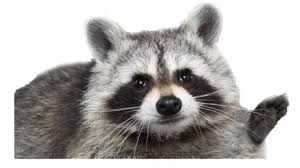
#> input picture study/day21/image.png, 300 x 168 px
$ jupyter execute main.ipynb
#> lines starting #> are read from the running program, lines starting #| are printed output that depends on the picture; after the words box and inside, x2 and y2 are one past the last pixel; in counts of white or black regions, pixels touching at a corner belong together
[cell 1]
import numpy as np
import matplotlib.pyplot as plt

plt.rc('font', family='AppleGothic')

[cell 2]
### 미분
import numpy as np
import matplotlib.pyplot as plt
def numerical_derivative(f, x, h=1e-7): # 1e-7: 10^-7 (아주 작은 변화량)
    """
    수치적 미분 계산
    f: 함수
    x: 미분할 점
    h: 아주 작은 변화량
    """
    return (f(x+h) - f(x)) / h
    # 위 식은 전진 차분으로, 수치 계산에서는 중앙 자분을 사용하는 것이 더 정확함
    # 중앙 차분: 양쪽 점에서의 값을 사용하여 미분을 계산하는 방법
    # 중앙 차분식: (f(x+h)-f(x-h)) / (2h)

def derivative_definition_demo():
    """미분의 정의를 이용한 극한 계산 시연"""
    # 함수 정의: f(x) = x ^ 2
    def f(x):
        return x**2
    # x = 2 에서의 미분값 계산
    a = 2
    h_values = [1, 0.1, 0.01, 0.001, 0.0001, 0.00001]

    print("미분의 정의: f' (2) = lim h→0] [f(2+h) - f(2)] / h")
    print("함수: f(x) = x^2")

    for h in h_values:
        #[f(a+h) f(a)] / h 계산
        diff_quotient = numerical_derivative(f, a, h)
        #할선의 기울기
        #할선: 곡선의 두 점을 잇는 직선
        print(f"h = {h:8.5f}: [f(2+{h}) - f(2)] / {h} = {diff_quotient:.6f}")

    # 해석적 미분값(정확한 값)
    analytical_derivative = 2 * a #f(x) = x²의 도함수는 2x
    print(f"\n정확한 미분값: f'(2) = {analytical_derivative}")

    #수치적 미분값
    numerical_result = numerical_derivative(f, a)
    print(f"수치적 미분값: f'(2) = {numerical_result:.6f}")

    return h_values, [f(a + h) for h in h_values]

def plot_derivative_concept():
    """미분의 기하학적 의미 시각화"""

    # 함수와 점 정의
    def f(x):
        return x**2

    x = np.linspace(0, 4, 100) # 0부터 4까지 100개의 점을 생성
    y = f(x) # y = x ^ 2

    # 특정 점에서의 접선
    a = 2 # 점에서의 접선
    slope = 2 * a # f'(2) = 4, a 점에서의 접선의 기울기
    # 2a 인 이유는 x²의 미분값이 2x이기 때문에 공식을 대입한 식

    tangent_x = np.linspace(1, 3, 100) # 1부터 3까지 100개의 점을 생성, 접선 x 좌표 범위
    # tangent_x: 접선의 x 좌표
    tangent_y = f(a) + slope * (tangent_x - a) # 접선의 방정식, 접선 y 좌표 범위
    #tangent_y: 접선의 y 좌표
    # 접선의 방정식 : y = f(a) + f'(a)(x - a)

    plt.rc('font', family='Malgun Gothic')
    plt.figure(figsize=(10, 6))

    # 함수 그래프
    plt.plot(x, y, 'b', linewidth=2, label='f(x) = x²')

    #점 표시
    plt.plot(a, f(a), 'ro', markersize=8, label=f'점 ({a}, {f(a)})')

    # 접선
    plt.plot(tangent_x, tangent_y, 'r--', linewidth=2,
             label=f'접선 (기울기 = {slope})')

    #할선들 (h값이 줄어들면서 접선에 가까워짐)
    h_values = [1, 0.5, 0.2]
    colors = ['orange', 'green', 'purple']

    #h가 작아질수록 할선이 접선에 가까워지는 것을 시각화
    for i, h in enumerate(h_values):
        x_end = a + h#x_end: 할선의 끝점의 x 좌표
        y_end = f(x_end) # y_end: 할선의 끝점의 y 좌표
        #끝점 : 할선과 함수의 교점
        secant_slope = numerical_derivative(f, a, h) # secant_slope : 활선의 기울기
        # 기울기 공식 : (y2 - y1) / (x2 - x1)
        #할선 그리기
        secant_x = np.array([a, x_end])
        secant_y = np.array([f(a), y_end])
        plt.plot(secant_x, secant_y, '--', color=colors[i],
                linewidth=1.5, label=f'할선 (h={h}, 기울기={secant_slope:.1f})')

        # 끝점 표시
        plt.plot(x_end, y_end, 'o', color=colors[i], markersize=6)

    plt.xlabel('x')
    plt.ylabel('f(x)')
    plt.title('미분의 기하학적 의미: 할선이 접선으로 수렴')
    plt.legend()
    plt.grid(True, alpha=0.3)
    plt.show()
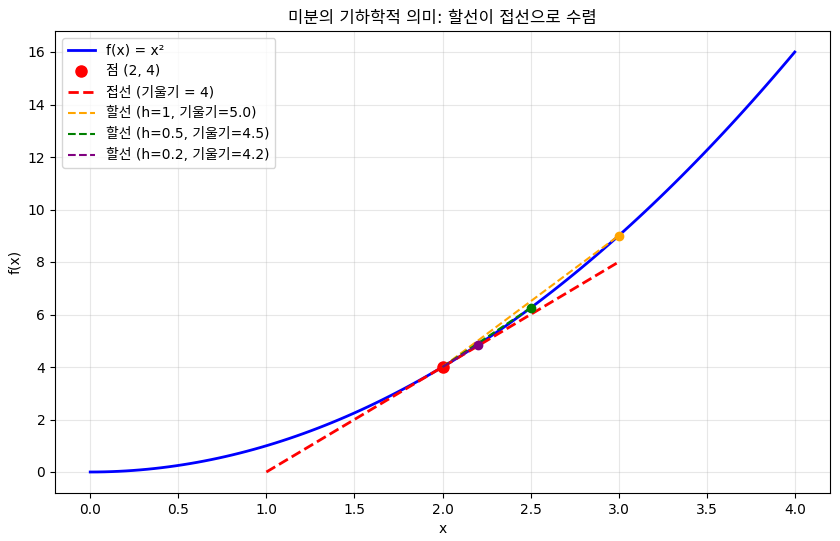
#> figure drawn by matplotlib, 1 panel; curve peaks at x = 4, y = 16; curve peaks at x = 3, y = 8

derivative_definition_demo()
plot_derivative_concept()

[cell 3]
### 편미분
import numpy as np
import matplotlib.pyplot as plt
from mpl_toolkits.mplot3d import Axes3D

class PartialDerivatices:
    """편미분 계산 클래스"""

    @staticmethod
    def numerical_partial_derivatice(f, x, y, var='x', h=1e-7):
        """
        수치적 편미분 계산
        f: 함수 (x, y를 받는 함수)
        x, y: 편미분할 점
        var: 'x' 또는 'y' (어떤 변수에 대한 편미분인지
        h: 아주 작은 변화량
        """

[cell 4]
### 경사하강법
import numpy as np
import matplotlib.pyplot as plt

#경사하강법으로 최솟값 찾기
def simple_gradient_descent():

    # 목적 함수: f(x) = (x - 5) ^ 2 + 3 (최솟값: x = 5 x가 5일 때 y가 최소)
    def objective_function(x):
        return (x - 5) ** 2 + 3

    # 도함수: f' * (x) = 2(x - 5)
    # (x - 5) ^ 2 + 3 를 미분하면 2(x-5)가 된다.
    # 미분 : 기울기를 구하는 것
    # 상수 3은 미분하면 0 (상수는 변하지 않는 기울기이며, 기울기는 항상 0)
    # 미분 공식 : (x - a) ^ n = n * (x - a) ^ (n - 1)
    # (x - 5) ^ 2 = 2(x - 5)

    def gradient(x):
        return 2 * (x - 5)

    # 경사하강법 구현
    # 경사하강법: 기울기를 이용해 최솟값을 찾는 방법
    # 경사하강법 사용 이유 :
    # 현 예제는 이론(공식)을 도입하기 쉬우나
    # 수학적으로 직접 구하기 어렵고 식이 너무 복잡할 때 반복적으로 근사해나가는 방법이 필요
    x = 0 # 시작점
    learning_rate = 0.1
    iterations = 20

    print("경사하강법으로 f(x) = (x - 5) ^ 2 + 3 의 최솟값 찾기")
    print("시작점: x = 0 , 학습률: 0.1")

    for i in range(iterations):
        # 현재 함수값과 경사 계산
        current_value = objective_function(x)
        # current value: 현재 함수값
        current_gradient = gradient(x)
        # current_gradient: 현재 경사

        print(f"반복 {i+1:2d}: x = {x:7.4f}, f(x) = {current_value:7.4f}, 경사 = {current_gradient:7.4f}")
        # 반복 횟수, 현재 x값, 현재 함수값, 현재 경사

        #x 업데이트
        x = x - learning_rate * current_gradient
        #x = x - 학습률 * 현재 경사
        #수렴 체크
        #1e-6: 1 * 10^-6 = 0.000001
        if abs (current_gradient) < 1e-6:
            print("수렴!")
            break
    print(f"\n최종 결과: x = {x:.6f} , f(x) = {objective_function(x):.6f}")
    print(f"이론적 최솟값: x = 5 , f(x) = 3.000000")

# 실행
simple_gradient_descent()

[cell 5]
##### 컴퓨터 비전 데이터 전처리
### 이미지 데이터 전처리
import numpy as np
import matplotlib.pyplot as plt

# 간단한 3x3 픽셀 이미지 생성
simple_image = np.array([
    [[255, 0, 0], [0, 255, 0], [0, 0, 255]],        # 빨강, 초록, 파랑
    [[255, 255, 0], [255, 0, 255], [0, 255, 255]],  # 노랑, 마젠타, 시안
    [[0, 0, 0], [128, 128, 128], [255, 255, 255]]   # 검정, 회색, 흰색
], dtype=np.uint8)

# 이미지 시각화
plt.rc('font', family='Malgun Gothic')
plt.figure(figsize=(8, 4))
plt.imshow(simple_image)
plt.title('3x3 픽셀 이미지')
plt.axis('off') # axis: 축 표시 여부

plt.show()
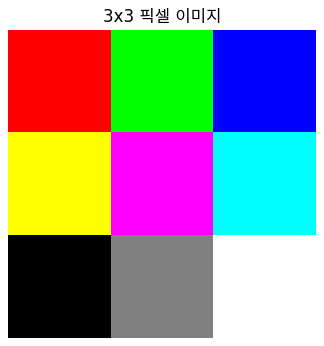
#> figure drawn by matplotlib, 1 panel

[cell 6]
import cv2
#cv2 : 이미지 처리 라이브러리
#cv2 설치 : pip install opencv-python
sample_image = cv2.imread('./image.png')
#> sample_image is the input picture: shape (168, 300, 3); mean B, G, R 174.7, 176.7, 179.9
# 이미지 채널 구성
# 이미지 픽셀 값 범위: 0~255
# 이미지 픽셀 값 형식 : uint8
# [[[B, G, R], [B, G, R], [B, G, R]], [[B, G, R], [B, G, R], [B, G, R]],
#1차원 : 행(픽셀의 행 위치)
#2차원 : 열(픽셀의 열 위치)
#3차원 : 채널 (픽셀의 색상 채널 (B, G, R))

# 채널 분리
blue_channel = sample_image[:, :, 0]    # B 채널

# 인덱스 해석 : 첫번째 차원은 행, 두번째 차원은 열, 세번째 차원은 채널
# [:, :, 0]: 모든 행과 열, 첫번째 채널(B)
# [:, :, 1]: 모든 행과 열, 두번째 채널(G)
# [:, :, 2]: 모든 행과 열, 세번째 채널(R)
green_channel = sample_image[:, :, 1]   # G 채널
red_channel = sample_image[:, :, 2]     # R 채널

# 각 채널별 시각화
plt.figure(figsize=(15,3))
plt.rc('font', family='Malgun Gothic')

plt.subplot(1, 4, 1)

# subplot(행, 열, 인덱스) : 이미지 표시 위치
plt.imshow(cv2.cvtColor(sample_image, cv2.COLOR_BGR2RGB))
plt.title('원본 이미지')
plt.axis('off')

plt.subplot(1, 4, 2)
plt.imshow(red_channel, cmap='Reds')
plt.title('Red 채널')
plt.axis('off')

plt.subplot(1, 4, 3)
plt.imshow(green_channel, cmap='Greens')
plt.title('Green 채널')
plt.axis('off')

plt.subplot(1, 4, 4)
plt.imshow(blue_channel, cmap='Blues')
plt.title('Blue 채널')
plt.axis('off')

plt.tight_layout()
plt.show()
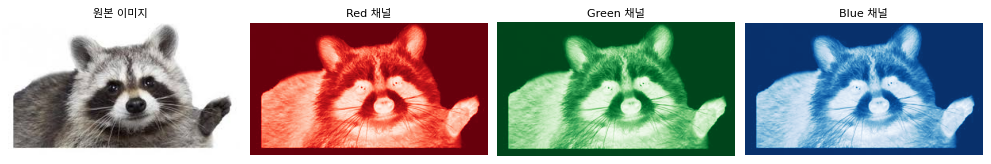
#> figure drawn by matplotlib, 4 panels

[cell 7]
import cv2
import numpy as np
import matplotlib.pyplot as plt

#OpenCV 버전 확인
print(f"OpenCV 버전: {cv2.__version__}")

# 한글 폰트 설정 (matplotlib용)
plt.rc('font', family='Malgun Gothic')

# 기본 이미지 생성 함수
def create_sample_image():
    """테스트용 샘플 이미지 생성"""
    #그라디언트 배경 생성
    height, width = 300, 400
    image = np.zeros((height, width, 3), dtype=np.uint8)
    # 기하학적 도형 추가
    cv2.rectangle(image, (50, 50), (150, 150), (255, 255, 255), -1)
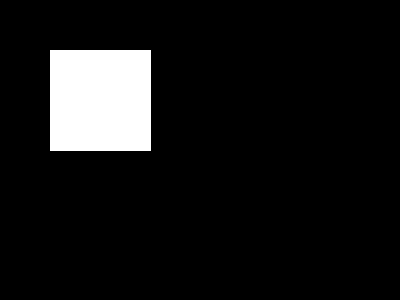
#> image: shape (300, 400, 3); 8.5% white; 1 white region, box (x1, y1, x2, y2) and area: (50, 50, 151, 151) 10201
    # cv2.rectangle(이미지, (시작 좌표), (끝 좌표), (색상), 두께)
    # 시작 좌표 : 사각형의 왼쪽 위 좌표
    # 끝 좌표 : 사각형의 오른쪽 아래 좌표
    # 색상 : 사각형의 색상 (BGR 형식)
    # 두께 : 사각형의 두께(-1 : 채워진 사각형)
    cv2.circle(image, (300, 200), 50, (0, 255, 255), -1)
    # cv2.circle(이미지, (중심 좌표), 반지름, (색상), 두께)
    # 중심 좌표 : 원의 중심 좌표

    cv2.line(image, (200, 100), (350, 250), (255, 0, 255), 3)
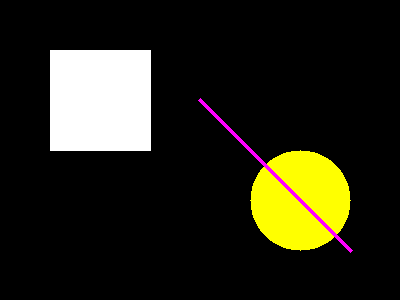
#> image: shape (300, 400, 3); mean of channels 0, 1, 2 23.3, 37.6, 39.2; drawn as B, G, R
    # cv2.Line(이미지, (시작 좌표), (끝 좌표), (색상), 두께)
    # 시작 좌표 : 선의 시작 좌표
    # 끝 좌표 : 선의 끝 좌표
    # 색상 : 선의 색상 (BGR 형식)
    # 두께 : 선의 두께

    return image

# 샘플 이미지 생성 및 표시
sample = create_sample_image()
plt.figure(figsize=(8, 6))
plt.imshow(cv2.cvtColor(sample, cv2.COLOR_BGR2RGB))
plt.title('OpenCV로 생성한 샘플 이미지')
plt.axis('off')
plt.show()

[cell 8]
### 이미지 사이즈 조정
### 이미지 회전
### 이미지 필터링
### 이미지 포맷 변환
### 이미지 정규화

[cell 9]
### 데이터 라벨링
# 데이터 라벨링
#바운딩 박스 라벨링
def create_detection_dataset():
    """객체 검출용 바운딩 박스 라벨링 예제"""

    def create_multi_object_image():
        """여러 객체가 있는 이미지 생성"""
        image = np.zeros((200, 300, 3), dtype=np.uint8)
        bboxes = []
        class_ids = []

        #랜덤하게 객체들 배치
        num_objects = np.random.randint(1, 4)

        for _ in range(num_objects):
            # 객체 타입 선택
            obj_type = np.random.choice(['circle', 'rectangle'])

            #랜덤 위치와 크기
            x = np.random.randint(20,280)
            y = np.random.randint(20, 180)
            size = np.random.randint(15, 35)

            if obj_type == 'circle':
                cv2.circle(image, (x, y), size, (255, 255, 255), -1)
                #cv2.circle(이미지, 중심점, 반지름, 색상, 두께)
                # 이미지 : 도형을 그릴 이미지
                #중심점 : 도형의 중심 좌표
                #반지름 : 도형의 반지름
                #색상 : 도형의 색상
                #두께 : 도형의 두께

                bbox = [x-size, y-size, x+size, y+size]
                #bbox 매개변수: x-size, y-size, x+size, y+size
                #왼쪽 위 좌표와 오른쪽 아래 좌표
                class_id = 1
            else:
                cv2.rectangle(image, (x-size, y-size), (x+size, y+size), (255, 255, 255), -1)
                #cv2.rectangle(이미지, 시작점, 끝점, 색상, 두께)
                # 이미지 : 도형을 그릴 이미지
                #시작점 : 도형의 시작 좌표
                #끝점 : 도형의 끝 좌표
                #색상 : 도형의 색상
                #두께 : 도형의 두께

                bbox = [x-size, y-size, x+size, y+size]
                #bbox 매개변수: x-size, y-size, x+size, y+size
                #왼쪽 위 좌표와 오른쪽 아래 좌표
                class_id = 1

            bboxes.append(bbox)
            class_ids.append(class_id)

        return image, bboxes, class_ids

    # 검출 데이터셋 생성
    detection_images = []
    detection_bboxes = []
    detection_classes = []

    for i in range(6): # 6개 샘플 생성
        img, bboxes, class_ids = create_multi_object_image()
        detection_images.append(img)
        detection_bboxes.append(bboxes)
        detection_classes.append(class_ids)

    #바운딩 박스 시각화
    plt.figure(figsize=(18, 12))

    for i in range(6):
        plt.subplot(2, 3, i+1)
        img_with_boxes = detection_images[i].copy()

        #바운딩 박스 그리기
        for bbox, class_id in zip(detection_bboxes [i], detection_classes[i]):
            # bounding box 영역 좌표
            x_min, y_min, x_max, y_max = bbox
            # 색상 선택
            color = (255, 0, 0) if class_id == 0 else (0, 255, 0)
            # 사각형 그리기
            cv2.rectangle(img_with_boxes, (x_min, y_min), (x_max, y_max), color, 2)

            #클래스 라벨 표시
            label = 'Circle' if class_id == 0 else 'Rectangle'
            cv2.putText(img_with_boxes, label, (x_min, y_min-10),
                        cv2.FONT_HERSHEY_SIMPLEX, 0.5, color, 1)
            #cv2.putText(이미지, 텍스트, 위치, 폰트, 크기, 색상, 두께)
            # 이미지 : 텍스트를 그릴 이미지
            #텍스트: 그릴 텍스트
            #위치: 텍스트의 위치
            #폰트 : 텍스트의 폰트
            #크기: 텍스트의 크기
            #색상 : 텍스트의 색상
        plt.imshow(cv2.cvtColor(img_with_boxes, cv2.COLOR_BGR2RGB))
        plt.title(f'이미지 {i+1}: {len(detection_bboxes[i])}개 객체')
        plt.axis('off')

    plt.tight_layout()
    plt.show()
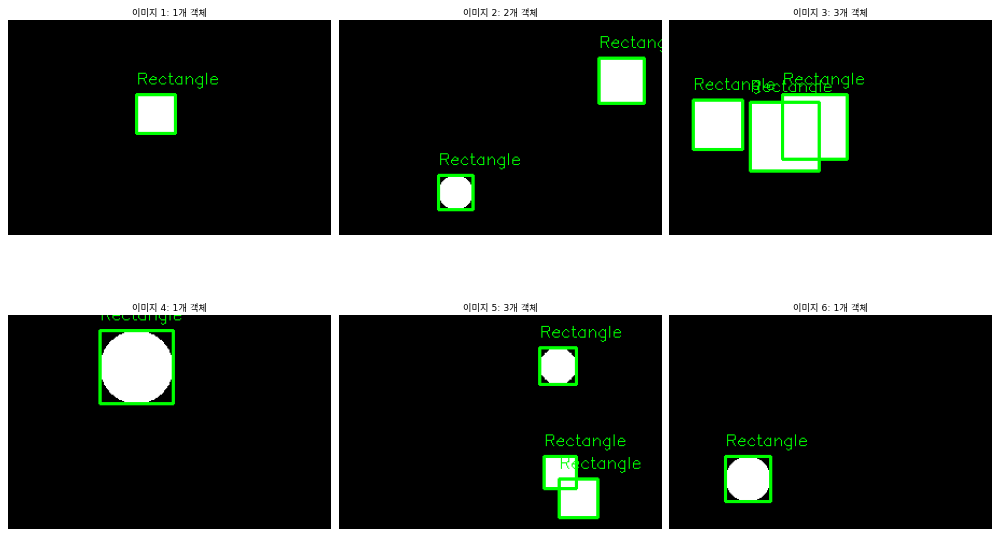
#> figure drawn by matplotlib, 6 panels

    return detection_images, detection_bboxes, detection_classes

create_detection_dataset()

[cell 10]
def create_labeled_dataset():
    """라벨링된 데이터셋 생성 예제"""

    # 간단한 도형 이미지들 생성 (분류용)
    def create_shape_image(shape_type, size=(100, 100)):
        """특정 도형 이미지 생성"""
        image = np.zeros((size[0], size [1], 3), dtype=np.uint8)
        center = (size[1]//2, size[0]//2)

        if shape_type == 'circle':
            cv2.circle(image, center, 30, (255, 255, 255), -1)
            label = 0 #원
        elif shape_type == 'rectangle':
            cv2.rectangle(image, (center[0]-25, center [1]-25), (center[0]+25, center [1]+25), (255, 255, 255), -1)
            label = 1 # 사각형
        elif shape_type == 'triangle':
            points = np.array([[center[0], center[1]-30],
                               [center[0]-26, center [1]+15],
                               [center[0]+26, center [1]+15]], np.int32)
            cv2.fillPoly(image, [points], (255, 255, 255))
            label = 2 #삼각형

        return image, label
    #데이터셋 생성
    dataset = []
    labels = []
    class_names = ['원', '사각형', '삼각형']

    #각 클래스별로 여러 이미지 생성
    for shape_type in ['circle', 'rectangle', 'triangle']:
        for i in range(10): # 클래스당 10개 이미지
            img, label = create_shape_image(shape_type)

            # 데이터 증강 적용
            if i % 2 == 0: #절반은 노이즈 추가
                noise = np.random.normal(0, 20, img.shape).astype(np.int16)
                img = np.clip(img.astype (np.int16) + noise, 0, 255).astype (np.uint8)
                #np.clip(배열, 최소값, 최대값): 배열의 값을 최소값과 최대값 사이로 제한
                #최소값: 0
                #최대값: 255
                #배열: img
                #노이즈 추가: 노이즈 추가

            if i % 3 == 0: #1/3은 회전
                angle = np.random.uniform(-30, 30)
                #uniform(최소값, 최대값): 최소값과 최대값 사이의 균일 분포 랜덤 수 생성
                M = cv2.getRotationMatrix2D((50, 50), angle, 1.0)
                # cv2.getRotation Matrix2D(중심점, 각도, 스케일) : 회전 변환 행렬 생성
                #중심점 : 회전 중심 좌표
                #각도 : 회전 각도
                # 스케일 : 회전 후 이미지 크기 변환 비율
                img = cv2.warpAffine(img, M, (100, 100))
                #cv2.warpAffine(이미지, 변환 행렬, 크기) : 이미지 회전

            dataset.append(img)
            labels.append(label)

    dataset = np.array(dataset)
    labels = np.array(labels)

    print(f"데이터셋 형태: {dataset.shape}")
#| 데이터셋 형태: (30, 100, 100, 3)
    print(f"라벨 형태: {labels.shape}")
    print(f"클래스별 개수: {np.bincount(labels)}")

    return dataset, labels, class_names

create_labeled_dataset()

[cell 11]
from sklearn.model_selection import train_test_split
# pip install scikit-learn
from collections import Counter

def demonstrate_data_splitting():
    """데이터 분할 시연"""

    # 앞서 생성한 데이터셋 사용
    X, y, class_names = create_labeled_dataset()
#| 데이터셋 형태: (30, 100, 100, 3)
#| 라벨 형태: (30,)
#| 클래스별 개수: [10 10 10]
#> y = 30 values from 0 to 2; class_names = ['원', '사각형', '삼각형']

    print(f"전체 데이터: {len(X)}개")
#| 전체 데이터: 30개
    print(f"클래스별 분포: {Counter(y)}")
#| 클래스별 분포: Counter({0: 10, 1: 10, 2: 10})

    #1차 분할: Train (60%) + Temp (40%)
    X_train, X_temp, y_train, y_temp = train_test_split(
    X, y, test_size=0.4, random_state=42, stratify=y
    )
#> y_temp = [0, 2, 1, 1, 2, 1, 2, 0, 0, 0, 1, 2]
    # train_test_split(데이터, 라벨, 테스트 데이터 비율, 랜덤 시드, 계층화)
    # 데이터 : 데이터셋
    #라벨: 라벨셋
    # 테스트 데이터 비율 : 테스트 데이터의 비율
    #랜덤 시드 : 랜덤 시드 입력 시 동일한 결과 생성
    # 계층화 : 라벨 분포를 유지하면서 분할
    # train_test_split의 리턴 값
    #x_train : 60% 데이터
    #x_temp: 40% 데이터
    #y_train : 60% 데이터 라벨
    #y_temp: 40% 데이터 라벨

    # 2차 분할: Temp (40%) -> Validation (20%) + Test(20%)
    X_val, X_test, y_val, y_test = train_test_split(
    X_temp, y_temp, test_size=0.5, random_state=42, stratify=y_temp
    )

    # 분할 결과 출력
    print(f"\n=== 데이터 분할 결과 ===")
    print(f"학습 세트: {len(X_train)}개 ({len(X_train)/len (X)*100:.1f}%)")
#| 학습 세트: 18개 (60.0%)
    print(f"검증 세트: {len(X_val)}개 ({len (X_val)/len (X)*100:.1f}%)")
#| 검증 세트: 6개 (20.0%)
    print(f"테스트 세트: {len(X_test)}개 ({len (X_test)/len (X)*100:.1f}%)")
#| 테스트 세트: 6개 (20.0%)

    # 각 세트별 클래스 분포 확인
    print(f"\n=== 클래스 분포 ===")
    print(f"학습 세트: {Counter(y_train)}")
#| 학습 세트: Counter({0: 6, 2: 6, 1: 6})
    print(f"검증 세트: {Counter(y_val)}")
#| 검증 세트: Counter({2: 2, 0: 2, 1: 2})
    print(f"테스트 세트: {Counter(y_test)}")
#| 테스트 세트: Counter({0: 2, 2: 2, 1: 2})

    plt.figure(figsize=(15,8))
    sets_data = [
    ('전체', y, X),
    ('학습', y_train, X_train),
    ('검증', y_val, X_val),
    ('테스트', y_test, X_test)
    ]
    for i, (set_name, labels, images) in enumerate(sets_data):
        plt.subplot(2, 4, i+1)

        #클래스 분포 막대 그래프
        class_counts = [np.sum(labels == j) for j in range(3)]
        colors = ['red', 'green', 'blue']
        bars = plt.bar(range(3), class_counts, color=colors, alpha=0.7)
        plt.title(f'{set_name} 세트\n총 {len(labels)}개')
        plt.xlabel('클래스')
        plt.ylabel('개수')
        plt.xticks(range (3), class_names)

        #막대 위에 개수 표시
        for bar, count in zip(bars, class_counts):
            plt.text(bar.get_x() + bar.get_width()/2, bar.get_height() + 0.1,
                     str(count), ha='center', va='bottom')

        # 샘플 이미지들 (하단)
        plt.subplot(2, 4, 1+5)
        if len(images) > 0:
            #각 클래스에서 하나씩 선택해서 표시
            sample_indices = []
            for class_id in range(3):
                class_indices = np.where(labels == class_id)[0]
                if len(class_indices) > 0:
                    sample_indices.append(class_indices[0])
                if len(sample_indices) > 0:
                    # 첫 번째 샘플만 표시
                    sample_img = images [sample_indices[0]]
                    plt.imshow(cv2.cvtColor(sample_img, cv2.COLOR_BGR2RGB))
                    plt.title(f'{set_name} 샘플')
            plt.axis('off')

        plt.tight_layout()
        plt.show()
#> this loop made 4 passes
#> pass 1, in demonstrate_data_splitting, `plt.show()`:
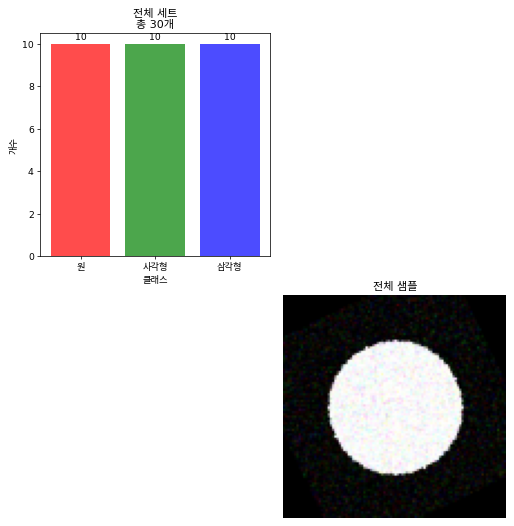
#> figure drawn by matplotlib, 2 panels
#> pass 2, in demonstrate_data_splitting, `plt.show()`:
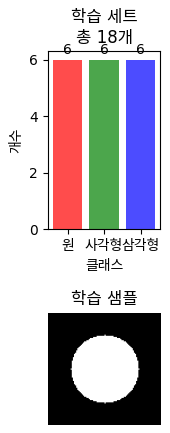
#> figure drawn by matplotlib, 2 panels
#> after the loop:
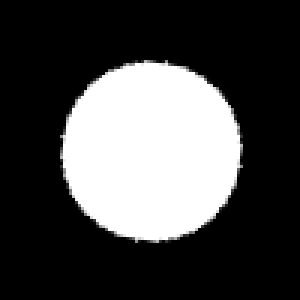
#> sample_img: shape (100, 100, 3) (shown 3 times larger); min 0, max 255, mean 71.9

    return X_train, X_val, X_test, y_train, y_val, y_test

# 함수 실행
split_results = demonstrate_data_splitting()
